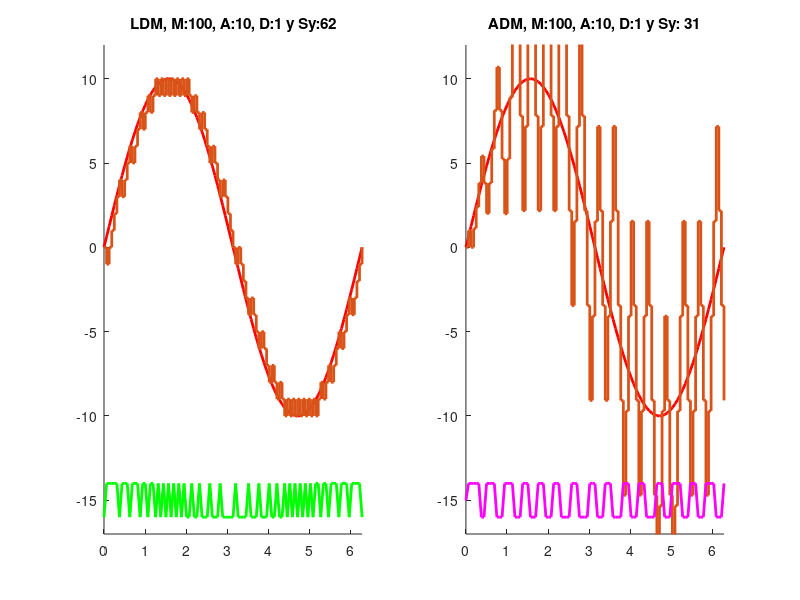

MATLAB code to generate this figure:
% Experiment Cap 3, CSBOOK: Haykin
% Edit: Coronel Jose, EIE-FCEIA, Nov 2016

clear all  clc

%%%%%%%%%%%%%%%%%%%%%%%%%%%%%%%%%%%%%%%%%%%%%%%%%%%%%%
% Params
%%%%%%%%%%%%%%%%%%%%%%%%%%%%%%%%%%%%%%%%%%%%%%%%%%%%%%
A=10;          % A: amplitud de la Sx Senoidal, 5 a 20, default 10
ciclos=1;      % periodos de la Sx Senoidal, default 1
M=100;         % M: muestreo de la Sx Senoidal, 50 a 200, default 100

delta=1;       % D: escalon de la modulacion DPCM y ADPCM, 1 a 3, default 1
mindelta=1/8;  % ADM minDelta, default 1/8
               % Sy: cantidad de simbolos PCM
atenuacion=1;


%%%%%%%%%%%%%%%%%%%%%%%%%%%%%%%%%%%%%%%%%%%%%%%%%%%%%%
% Sx: generating sinwave
%%%%%%%%%%%%%%%%%%%%%%%%%%%%%%%%%%%%%%%%%%%%%%%%%%%%%%
P=2*pi;
t=(0 : P/M : P*ciclos);       
%a=A*sin(t).*exp(-t) + 0.5*exp(t-8); % version exponecial
a=A*sin(t);                                     % version senoidal
n=length(a);
x(1:n)=a;

%%%%%%%%%%%%%%%%%%%%%%%%%%%%%%%%%%%%%%%%%%%%%%%%%%%%%%
% Linear Delta Modulation - LDM
%%%%%%%%%%%%%%%%%%%%%%%%%%%%%%%%%%%%%%%%%%%%%%%%%%%%%%
% init
xhat_d(1:n-1) = 0;
d_d(1:n) = 0;
sb_d = 0;

 for k=1: n
	if (x(k)-xhat_d(k)) > 0               % error de la modulacion
        d_d(k)=1;                
    else
        d_d(k)=-1;
    end
    
    if(k>1  &&  d_d(k-1) ~= d_d(k))     % contador de simbolos
            sb_d = sb_d+1;
    end

   xhat_d(k+1) = xhat_d(k) + d_d(k) * delta;    % modulacion LDM

 end
xhat_d = xhat_d(1:n);

%%%%%%%%%%%%%%%%%%%%%%%%%%%%%%%%%%%%%%%%%%%%%%%%%%%%%%
% Adaptive  Delta Modulation - ADM
%%%%%%%%%%%%%%%%%%%%%%%%%%%%%%%%%%%%%%%%%%%%%%%%%%%%%%
% init
xhat(1:n-1)=0;
p_md= 1+mindelta;

% ADPCM
d(1:n)=0;
sb=0;
for k=2:n
 	
	if ((x(k)-xhat(k-1)) > 0 )    % error del modulador
		d(k)=1; 	
    else
        d(k)=-1;
    end
    
    if(d(k-1) ~= d(k))            % Contador de simbolos           
        sb = sb+1;
    end            

	if k==2                       % 1ros valores para k=1 k=2
		xhat(k) = d(k) * delta + xhat(k-1);
    end

    delta_k = abs(xhat(k)-xhat(k-1));   % escalon del instante k
    
    % Evita que delta k se incremente o atenue mas de un cierto valor.
    % Sin este bloque delta_k puede crecer o disminuir sin limite.
    % treshold
    if delta_k > 5
        delta_k = 5;
    elseif delta_k < 0.1
        delta_k = 0.1;
    end
    

    if (d(k-1)  == -1 && d(k) == 1)                % modo granular >> prox esc +50%
        xhat(k+1) = xhat(k) + atenuacion * delta_k;	  
    elseif (d(k-1)  == 1 && d(k) == 1)            % modo sobrecarga ce pendiente >> prox esc + p_md
        xhat(k+1) = xhat(k) + p_md * delta_k;
    elseif (d(k-1)  == 1 && d(k) == -1)           % modo granular >> prox esc -50%
        xhat(k+1) = xhat(k) - atenuacion * delta_k;
    elseif (d(k-1)  == -1 && d(k) == -1)          % modo sobrecarga ce pendiente >> prox esc - p_md
        xhat(k+1) = xhat(k) - p_md * delta_k;
    end
end
xhat = xhat(1:n);

%%%%%%%%%%%%%%%%%%%%%%%%%%%%%%%%%%%%%%%%%%%%%%%%%%%%%%
%Plots
%%%%%%%%%%%%%%%%%%%%%%%%%%%%%%%%%%%%%%%%%%%%%%%%%%%%%%
figure() 

%LDM
subplot(1,2,1) 
hold on;
y2=A+5;

str = sprintf('LDM, M:%3d, A:%2d, D:%d y Sy:%2d', M, A, delta, sb_d);
title(str)
plot(t, a, 'Color','red' , 'LineWidth',2)
stairs(t, xhat_d, 'LineWidth',2);
%plot(t, xhat_d, 'Color','green');
plot(t, d_d-y2,  'Color','green' , 'LineWidth',2);
axis([0 t(n) -y2-2 A+2])

%ADM
subplot(1,2,2)
hold on;

str = sprintf('ADM, M:%3d, A:%2d, D:%d y Sy:%3d', M, A, delta, sb);
title(str)
plot(t, a, 'Color','red', 'LineWidth',2);
stairs(t, xhat, 'LineWidth',2);
%plot(t, xhat);
plot(t, d-y2,  'Color','magenta' , 'LineWidth',2)
axis([0 t(n) -y2-2 A+2])